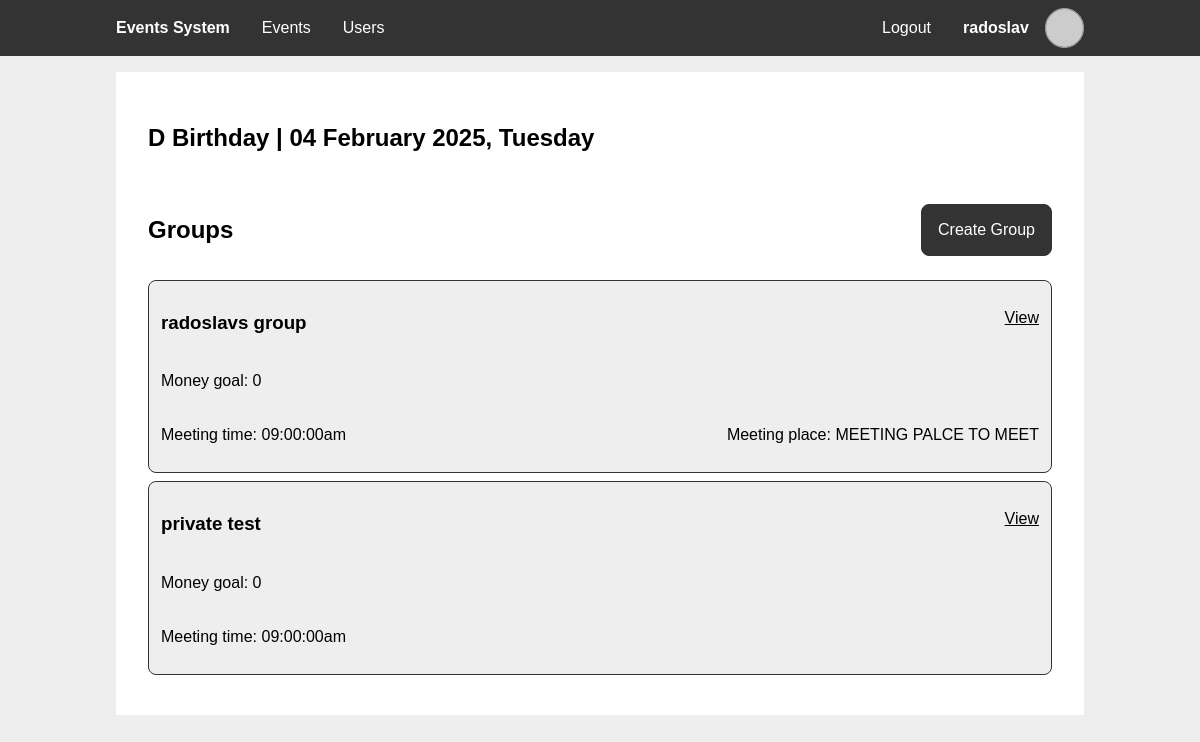
/event_view.php?event_id=1&year=2025 (signed in), run on the app's committed database.
### tables this page shows
CREATE TABLE `users` (
  `id` int(11) NOT NULL,
  `username` varchar(50) NOT NULL,
  `email` varchar(50) DEFAULT NULL,
  `birthday_event` int(11) NOT NULL,
  `password_hash` char(60) NOT NULL
);

CREATE TABLE `events` (
  `event_id` int(11) NOT NULL,
  `creator_id` int(11) DEFAULT NULL,
  `name` varchar(50) NOT NULL,
  `date` date NOT NULL,
  `description` varchar(100) NOT NULL,
  `recurring` tinyint(1) NOT NULL
);

CREATE TABLE `event_groups` (
  `group_id` int(11) NOT NULL,
  `creator_id` int(11) NOT NULL,
  `group_name` varchar(50) NOT NULL,
  `money_goal` int(10) NOT NULL DEFAULT 0,
  `meeting_time` time NOT NULL DEFAULT '09:00:00',
  `meeting_place` varchar(50) DEFAULT NULL,
  `group_description` varchar(250) DEFAULT NULL,
  `group_pass` char(8) DEFAULT NULL
);

### templates/select_dynamic.php (called while the page is built, shortened)
<?php
$page_styles[] = "styles/select_dynamic.css";
?>

### includes/db_users.php (called while the page is built, shortened)
<?php
function getUserById($viewer, $user_id) {
  $pdo = getPDO();
  $stmt = $pdo->prepare('SELECT u.id,
                                u.username,
                                u.email,
                                e.date AS birthdate,
                                fu.favorite_user_id IS NOT NULL as favorite
                        FROM users u
                        JOIN events e ON u.birthday_event = e.event_id
                        LEFT JOIN favorite_users fu ON fu.user_id = ? AND fu.favorite_user_id = u.id
                        WHERE u.id = ?');
  $stmt->execute([$viewer, $user_id]);
  $user = $stmt->fetch();
  return $user;
}
?>

### includes/session.php (called while the page is built, shortened)
<?php
require_once "db_users.php";
function getUserId() {
  global $user;
  if (!$user) {
    $user = getUserById(null, $_SESSION['user_id'] ?? null);
  }
  return $user["id"];
}
function ensureLoggedIn() {
  if (!getUserId()) {
    header('Location: ./login.php');
    exit;
  }
}
?>

### includes/gravatar.php (called while the page is built)
<?php
function gravatarUrl($arg) {
  $email = is_string($arg) ? $arg : ($arg['email'] ?: $arg['username']);
  return "https://www.gravatar.com/avatar/".hash("sha256", strtolower(trim($email)))."?d=identicon";
}
?>

### includes/db_events.php (called while the page is built, shortened)
<?php
function getEventById($event_id) {
  $pdo = getPDO();
  $stmt = $pdo->prepare('SELECT e.*,
                                u.username AS creator_username
                        FROM events e
                        LEFT JOIN users u ON e.creator_id = u.id
                        WHERE e.event_id = ?');
  $stmt->execute([$event_id]);
  return $stmt->fetch();
}
?>

### includes/db_groups.php (called while the page is built, shortened)
<?php
function getGroupsByEventIdYear($user_id, $event_id, $year) {
  $pdo = getPDO();
  $stmt = $pdo->prepare('SELECT g.group_id,
                                      group_name,
                                      money_goal,
                                      meeting_time,
                                      meeting_place,
                                      group_description,
                                      group_pass
                                FROM event_to_group AS eg
                                JOIN event_groups g ON eg.group_id = g.group_id
                                    LEFT JOIN user_hidden_group uhg ON eg.group_id = uhg.group_id AND uhg.user_id = ?
                                WHERE event_id = ? AND year = ? AND uhg.user_id IS NULL');
  $stmt->execute([$user_id, $event_id, $year]);
  return $stmt->fetchAll();
}
?>

### event_view.php (the view, shortened to what this page needs)
<?php
require_once 'includes/session.php';
require_once 'includes/db_events.php';
require_once 'includes/db_groups.php';
ensureLoggedIn();
$event_id = $_GET['event_id'];
$year = $_GET['year'];
$event = getEventById($event_id);
$correct_date = strtotime(date('d M ', strtotime($event['date'])) . $year);
$groups = getGroupsByEventIdYear($user['id'], $event_id, $year);
?>
<?php
$page_styles = ["styles/groups.css"];
include 'templates/select_dynamic.php';
include 'templates/main_header.php';
?>
<section class="content">
  <header class="space-betwen">
    <div>
      <h2><?php echo htmlspecialchars($event['name']) ?> | <?php echo date('d F Y, l', $correct_date) ?></h2>
    </div>
  </header>
  <header class="space-betwen">
    <h2>Groups</h2>
    <a class="btn" href="group_create.php?event_id=<?php echo $event_id?>&year=<?php echo $year ?>">Create Group</a>
  </header>
  <?php if (!empty($groups)): ?>
    <ul class="group-list">
    <?php
    foreach ($groups as $group):
    ?>
      <li>
        <div class="two-items between">
          <h3>
          <?php
          echo $group['group_name']
          ?>
          </h3>
          <p><a href="group_view.php?group_id=<?php echo $group['group_id'] ?>">View</a></p>
        </div>
        <div class="two-items between">
          <p>Money goal: <?php echo $group['money_goal'] ?></p>
        </div>
        <div class="two-items between">
          <p>Meeting time: <?php echo date('h:i:sa', strtotime($group['meeting_time'])) ?></p>
          <?php if ($group['meeting_place']): ?>
            <p>Meeting place: <?php echo $group['meeting_place'] ?></p>
          <?php endif ?>
        </div>
      </li>
    <?php endforeach ?>
    </ul>
  <?php else: ?>
    <p>No groups created. Be the first!</p>
  <?php endif; ?>
</section>
<?php
include 'templates/main_footer.php'
?>

### templates/main_header.php (shortened to what this page needs)
<?php
require_once 'includes/gravatar.php';
function active($param) {
  $isActive = basename($_SERVER['SCRIPT_NAME'], ".php") === $param;
  echo $isActive ? 'class="active"' : '';
}
?>
<!DOCTYPE html>
<html lang="en">
<head>
  <link rel="stylesheet" href="styles/main.css">
  <?php foreach ($page_styles as $style): ?>
    <link rel="stylesheet" href="<?php echo $style?>">
  <?php endforeach ?>
</head>
<body>
  <nav>
    <div class="wrapper">
      <ul>
        <li>
          <span><h1>Events System</h1></span>
        </li>
      </ul>
      <?php if (isset($user) && $user): ?>
      <ul class="middle">
        <li>
          <a href="./" <?php active("index") ?>>Events</a>
        </li>
        <li>
          <a href="./users.php" <?php active("users") ?>>Users</a>
        </li>
      </ul>
      <ul>
        <li>
          <a href="logout.php">Logout</a>
        </li>
        <li>
          <a href="profile.php" <?php active("profile") ?>>
            <div class="profile-info">
              <strong><?php echo $user['username'] ?></strong>
              <img class="profile-picture" alt="Profile Picture" src="<?php echo gravatarUrl($user) ?>">
            </div>
          </a>
        </li>
      </ul>
      <?php endif ?>
    </div>
  </nav>
  <main class="wrapper">

### styles/main.css (style rules this page uses)
:root { --color-accent: #333; --color-accent-active: #444; --color-accent-inactive: #777; --color-background: #fff; --color-background-body: #eee; --color-text: #000; --color-text-accent: #fff; --color-text-error: #dc3545; --color-text-error-active: #c82333; --color-text-confirm: #28a745; --color-text-confirm-active: #218838; --color-chat-bubble: #1f8aff; --nav-height: 3.5em; }
* { box-sizing: border-box; }
body { font-family: sans-serif; color: var(--color-text); background-color: var(--color-background-body); min-height: 100vh; margin: 0; }
h1 { font-size: 2em; }
ul { list-style: none; padding: 0; margin: 0; }
a { color: inherit; }
input, select, .select-dynamic, textarea, .btn { display: block; font-size: inherit; font-family: inherit; border: 1px solid var(--color-accent); padding: 1em; margin: 1em 0; border-radius: 0.5em; text-decoration: none; }
.btn { cursor: pointer; color: var(--color-text-accent); background-color: var(--color-accent); text-align: center; align-content: center; white-space: nowrap; }
.wrapper { width: 100%; max-width: 1000px; margin: 0 auto; }
body > main { flex-grow: 1; }
body > nav { display: flex; justify-content: center; width: 100%; top: 0; left: 0; color: var(--color-text-accent); background-color: var(--color-accent); z-index: 1; }
body > nav h1 { margin: 0; padding: 0; }
body > nav .wrapper { display: flex; flex-direction: column; }
body > nav a { text-decoration: none; }
body > nav ul { display: flex; align-items: center; flex-direction: column; }
body > nav ul.middle { flex-grow: 1; margin: 1em 0; }
body > nav li { height: var(--nav-height); width: 100%; }
body > nav li > a, body > nav li > span { display: flex; align-items: center; justify-content: center; padding: 0 1em; height: 100%; }
body > nav .profile-info { height: 100%; }
body > nav .profile-picture { height: 70%; }
header.space-betwen { display: flex; justify-content: space-between; align-items: center; gap: 1em }
.content { padding: 2em; background-color: var(--color-background); margin: 1em; }
.profile-info { display: flex; align-items: center; gap: 1em }
.profile-picture { border-radius: 50%; border: 1px solid #aaa; }
@media only screen and (min-width: 768px) { body { flex-direction: unset; padding-top: var(--nav-height); } }
@media only screen and (min-width: 768px) { body > nav { position: fixed; } }
@media only screen and (min-width: 768px) { body > nav h1 { font-size: 1em; } }
@media only screen and (min-width: 768px) { body > nav .wrapper { flex-direction: row; } }
@media only screen and (min-width: 768px) { body > nav ul { flex-direction: row; } }
@media only screen and (min-width: 768px) { body > nav ul.middle { flex-direction: row; margin: unset; } }
@media only screen and (min-width: 768px) { body > nav li { width: unset; } }

### styles/groups.css (style rules this page uses)
ul.group-list li { border: 1px solid var(--color-accent); background-color: var(--color-background-body); border-radius: 0.5em; margin: 0.5em 0; padding: 0.5em; }
.two-items { display: flex; margin: 4px; justify-content: center; white-space: nowrap; }
.two-items.between { justify-content: space-between; }

### data on the page
users: username "radoslav"
events: name "D Birthday", date "04 February 2025, Tuesday"
event_groups: group_name "radoslavs group", money_goal "0", meeting_time "09:00:00am", meeting_place "MEETING PALCE TO MEET"
event_groups: group_name "private test", money_goal "0", meeting_time "09:00:00am"
